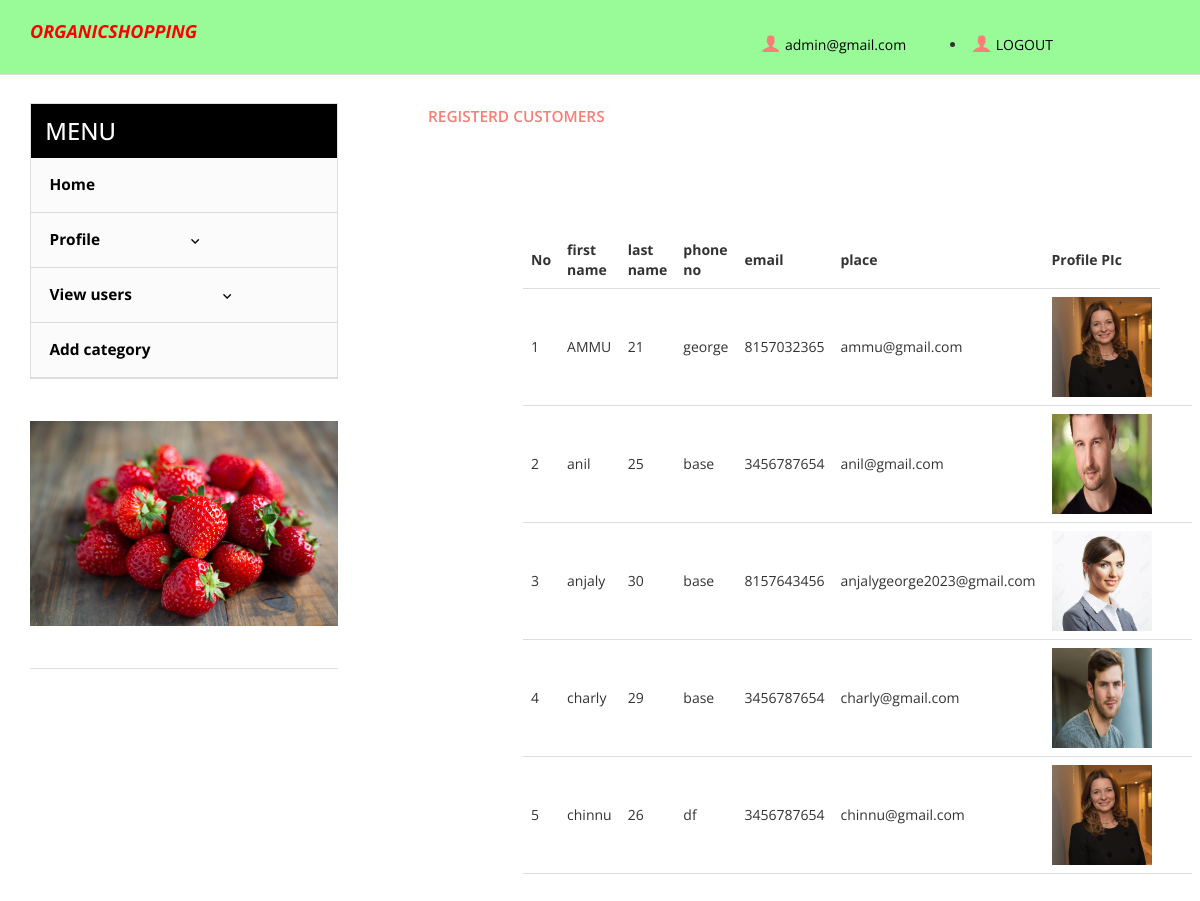
Page /reg_customer.php (signed in) on the committed database.
### tables this page shows
CREATE TABLE `tbl_registration` (
  `rid` int(10) NOT NULL,
  `fname` varchar(20) NOT NULL,
  `lname` varchar(20) NOT NULL,
  `phone_no` varchar(15) NOT NULL,
  `email` varchar(30) NOT NULL,
  `place` varchar(30) NOT NULL,
  `images` varchar(10) NOT NULL
);

### reg_customer.php (the view, shortened to what this page needs)
<?php
if(isset($_SESSION['alogin'])){
	$mail=$_SESSION['alogin'];
?>
<?php
$con=mysqli_connect("localhost","root","","organic_shop_db")or die ("Couldn't connect");
$disp="SELECT  tbl_registration.fname,tbl_registration.rid, tbl_registration.lname,tbl_registration.phone_no,tbl_registration.email,tbl_registration.place, tbl_registration.images  FROM tbl_registration INNER JOIN  tbl_login
ON tbl_login.email=tbl_registration.email WHERE  tbl_login.user_type_id=2  ORDER BY tbl_registration.email ASC";
$disp_result=mysqli_query($con,$disp);
?>
<!DOCTYPE html>
<html>
<head>
<link href="css/bootstrap.css" rel="stylesheet" type="text/css" media="all" />
<link href="css/style.css" rel="stylesheet" type="text/css" media="all" />
</head>
<body>
	<div class="header">
		<div class="bottom-header" style="background-color:palegreen;">
			<div class="container">
				<div class="header-bottom-left">
					<div class="logo">
						<font size="4"><strong><i> <b><p style="color:red;">ORGANICSHOPPING </p> </b></i></strong></font>
					</div>
					<div class="clearfix"> </div>
				</div>
				<div class="header-bottom-right">
<div class="account"><a href="admin_profile.php"><span> </span><?php echo $mail?></a></div>
						<div class="account"><a href="index.htmln> </span> logout</a></div>
							<ul class="login">
								<li><a href="logout.php"><span> </span>LOGOUT</a></li>
				</div>
				<div class="clearfix"> </div>
			</div>
		</div>
	</div>
	<div class="container">
      	   <div class="account_grid">
			   <div class=" login-right">
			  	<h3>REGISTERD CUSTOMERS</h3>
				<section style="margin-left:20px;margin-right:20px ;  padding:75px ">
				<form action="viewsellerproduct.php" method="POST" name="prod" id="prod">
<table  id="designs">
<tr>
<th>No</th>
<th> first name</th>
<th>last name</th>
<th>phone no </th>
<th>email </th>
<th> place </th>
<th>Profile PIc </th>
 </tr>
<?php
$count=1;
 while($array=mysqli_fetch_array($disp_result))
	{
 ?>
 <tr>
  <td>
 <?php echo $count;?>
 </td>
<td>
<?php
$fname=$array[0];
echo $fname;?></td>
<td>
<?php
	echo $array[1];
?></td>
<td>
<?php
echo $array[2];
?></td>
<td><?php echo $array[3];?></td>
<td><?php echo $array[4];?></td>
<td><img src="uploads/profile/<?php echo $array['images'] ?>"   alt="image"/ style="width:100px;height:100px;"  ></td>
<td><a href="viewsellerproduct.php?rid=<?php echo $array['rid'];?>&action=edit" background="#FF5733 "; style="color:red;" ><b></b></a><td>
</tr>
<?php
$count++;
 } ?>
</table>
</form>
	</section>
			   </div>
			 </div>
			 <div class="sub-cate">
				<div class=" top-nav rsidebar span_1_of_left">
		<h3 class="cate">MENU</h3>
		 <ul class="menu">
		 <ul class="kid-menu">
		<li ><a href="admin_home.php">Home</a></li>
		</ul>
		<li class="item2"><a href="view_users.php">Profile<img class="arrow-img " src="images/arrow1.png" alt=""/></a>
		</li>
		<li class="item2"><a href="view_users.php">View users<img class="arrow-img " src="images/arrow1.png" alt=""/></a>
		</li>
				<li>
			<ul class="kid-menu">
				<li><a href="addcat.php">Add category</a></li>
			</ul>
		</li>
					</div>
	   		     		<img class="img-responsive chain" src="images/a.jpg" alt=" " />
	   		     		<div class="grid-chain-bottom chain-watch">
<?php
}
else
{
	header('Location:login.php');
}
?>

### css/style.css (style rules this page uses)
body { background: #fff; font-family: 'Open Sans', sans-serif; }
body a { transition: 0.5s all; -webkit-transition: 0.5s all; -o-transition: 0.5s all; -ms-transition: 0.5s all; -moz-transition: 0.5s all; }
.bottom-header { border-bottom: 1px solid #ddd; padding: 0.7em 0 1em; }
.header-bottom-left { float: left; width: 55%; }
.logo { float:left; width: 27%; margin-top:9px; }
.header-bottom-right { float: right; width: 37%; text-align: center; padding-top:1.7em; }
.account,.cart { float:left; width:40%; }
.account a span { background: url(../images/img-sprite.png)-117px -30px; width: 26px; height: 26px; display: inline-block; vertical-align: middle; }
.account a,.cart a ,ul.login li a { text-decoration:none; font-size: 1em; color: #000; }
h3.cate { color: #fff; font-size: 1.7em; padding: 0.6em ; background: #000; margin: 0; }
ul.kid-menu { display: block !important; }
.menu { width: auto; height: auto; padding: 0; list-style: none; margin: 0; background: #FBFBFC; }
ul { padding: 0; list-style: none; }
.menu > li > a { width: 100%; line-height: 3.5em; text-indent: 1.2em; display: block; position: relative; color: #000; font-size: 1.1em; text-decoration:none; border-bottom: 1px solid #ddd; font-weight:700; }
.menu ul li a { width: 100%; display: block; position: relative; font-size:1.1em; font-weight: 400; color: #000; text-decoration:none; border-bottom: 1px solid #ddd; font-weight:700; line-height: 3.5em; text-indent: 1.2em; }
.menu ul.kid-menu li a { border-bottom: none; }
ul.kid-menu { padding: 0; margin: 0; }
ul.kid-menu li { list-style: none; border-bottom: 1px solid #ddd; }
.arrow-img { padding: 0em 0em 0 6.5em; }
.sub-cate,.slide-grid { float: left; }
.top-nav { border: 1px solid #ddd; }
.sub-cate { width: 27%; margin: 2em 2em 0 0; }
.grid-chain-bottom { border-top: 1px solid #ddd; }
.chain { margin: 0 auto; padding: 3em 0; }
.chain-watch { padding: 1em ; }
.women-product,.account_grid,.register,.single_top,.main { width: 70%; float: right; }
.login-left h3, .login-right h3 { color: #F97E76; font-size: 1.1em; text-transform: uppercase; font-weight: 600; padding-bottom: 0.5em; }
.login-right form { padding: 1em 0; }
.account_grid { padding: 1em 4em 2em; }
@media (max-width:1280px) { .arrow-img { padding: 0em 0em 0 5.5em; } }

### reg_customer.php (style rules this page uses)
table { border-collapse: collapse; width: 100%; }
th, td { padding: 8px; text-align: left; border-bottom: 1px solid #ddd; }

### rows in the picture
tbl_registration: fname "AMMU", rid "21", lname "george", phone_no "8157032365", email "ammu@gmail.com", images (picture)
tbl_registration: fname "anil", rid "25", lname "base", phone_no "3456787654", email "anil@gmail.com", images (picture)
tbl_registration: fname "anjaly", rid "30", lname "base", phone_no "8157643456", email "anjalygeorge2023@gmail.com", images (picture)
tbl_registration: fname "charly", rid "29", lname "base", phone_no "3456787654", email "charly@gmail.com", images (picture)
tbl_registration: fname "chinnu", rid "26", lname "df", phone_no "3456787654", email "chinnu@gmail.com", images (picture)

### other values in the picture
$mail "admin@gmail.com"
